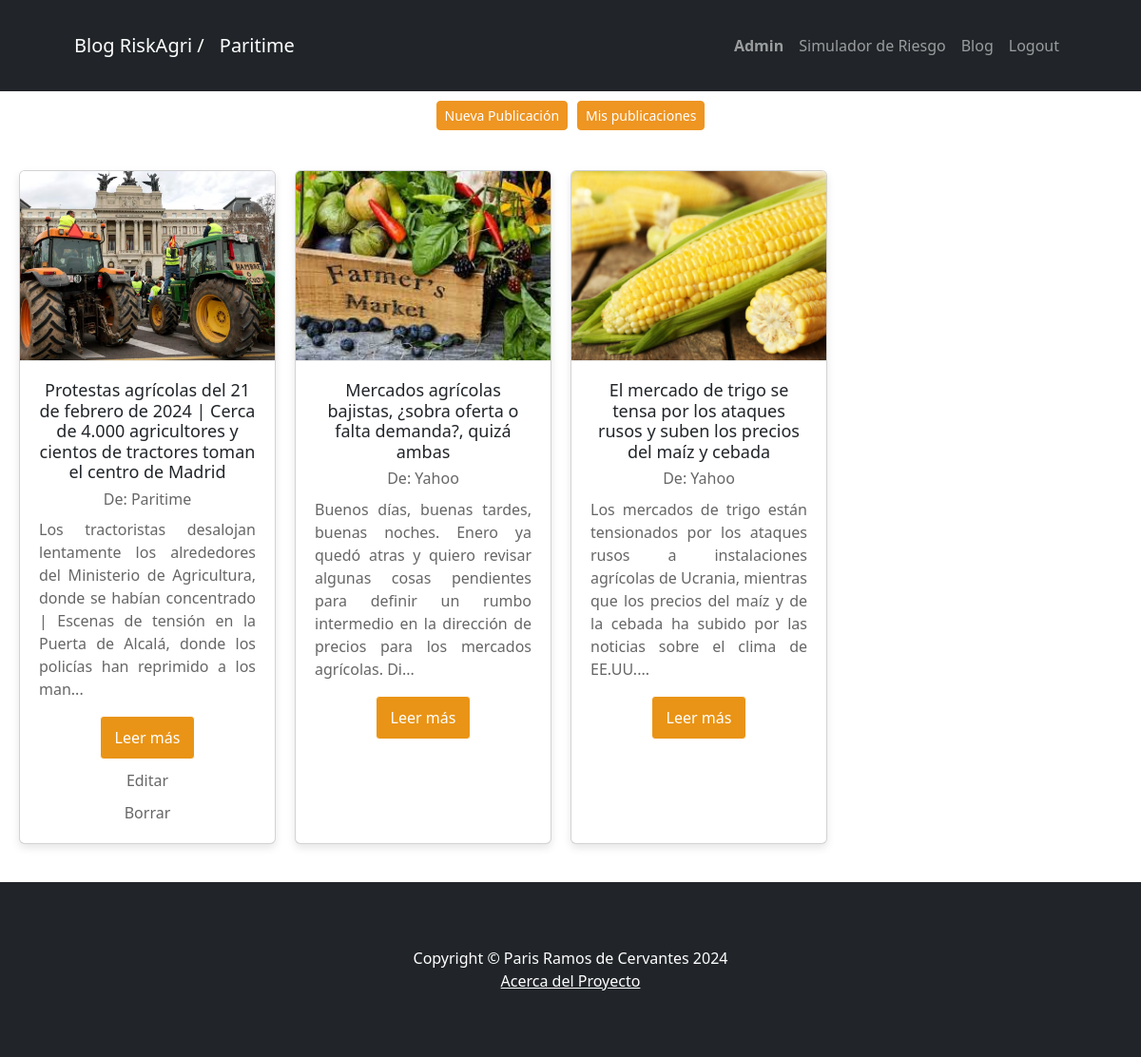
Page /blog/ (signed in) on the committed database.
### App_BlogAgri/models.py (models this page shows, shortened)
class Post(models.Model):
    titulo = models.CharField(max_length=250)
    slug = models.SlugField(
        max_length=250, unique_for_date='publicacion_post', verbose_name='URL amigable')
    autor = models.ForeignKey(
        User, on_delete=models.CASCADE, related_name='blog_posts')
    contenido = models.TextField()
    publicacion_post = models.DateTimeField(default=timezone.now)
    creacion_post = models.DateTimeField(auto_now_add=True)
    actualizacion_post = models.DateTimeField(auto_now=True)
    status_post = models.IntegerField(
        choices=STATUS_CHOICES, verbose_name='Privacidad')
    tema_post = models.CharField(
        max_length=50, choices=TEMAS_AGRICULTURA, default='General', verbose_name='Tema')
    imagen = models.ImageField(upload_to='post_images', blank=True, null=True)
    class Meta:
        ordering = ('-publicacion_post',)

### App_BlogAgri/views.py (the view)
# urls.py: path('blog/', blog, name='blog'),
def blog(request):
    Titulo = 'Blog RiskAgri'
    publicaciones = Post.objects.filter(status_post=1)
    return render(request, 'blog.html', {'posts': publicaciones, 'mensaje': Titulo})

### App_BlogAgri/templates/blog.html (shortened to what this page needs)
{% extends 'base.html' %}.
{% block content1 %}
{% if user.is_authenticated %}
<a class="navbar-brand" href="/inicio">
    {{mensaje}} /
</a>
<a class="navbar-brand" href="/perfil">
{{user}}
</a>
{% else %}
<a class="navbar-brand" href="/inicio">
    {{mensaje}}
</a>`
{% endif %}
{% endblock %}
{% load static %}
{% block content2 %}
<div>
    <div class="button-container">
        <a class="btn btn-primary btn-sm" href="/create_post">Nueva Publicación</a>
        <a class="btn btn-primary btn-sm" href="/blog/user/">Mis publicaciones</a>
    </div>
</div>
{% if posts %}
<div class="card-container">
    {% for post in posts %}
    <div class="card">
        <div class="card-thumbnail">
            {% if post.imagen %}
                <img src="{{ post.imagen.url }}" alt="Imagen del post">
            {% else %}
                <img src="{% static 'assets\stock_marketlike.jpg' %}" alt="Imagen genérica">
            {% endif %}
        </div>
        <div class="card-content">
            <h2>{{ post.titulo }}</h2>
            <h4>De: {{ post.autor }}</h4>
            <p>{{ post.contenido|slice:":200" }}...</p>
            <a href='{% url "post" post.slug %}' class="btn-read-more">Leer más</a>
            {% if user == post.autor %}
                <a href='{% url "edit_post" post.id %}' class="btn-edit">Editar</a>
                <a href='{% url "confirm_delete" post.id %}' class="btn-delete">Borrar</a>
            {% endif %}
        </div>
    </div>
    {% endfor %}
</div>
{% else %}
<div id="post-contenedor" class="blog-post">
    <h2>Sin publicaciones</h2>
</div>
{% endif %}
{% endblock %}

### rows in the picture
Post: imagen (picture), titulo "Protestas agrícolas del 21 de febrero de 2024 | Cerca de 4.000 agricultores y cientos de tractores toman el centro de Madrid", autor "Paritime", contenido "Los tractoristas desalojan lentamente los alrededores del Ministerio de Agricultura, donde se habían concentrado | Escenas de tensión en la Puerta de Alcalá, donde los policías han reprimido a los man", shows "Editar"
Post: imagen (picture), titulo "Mercados agrícolas bajistas, ¿sobra oferta o falta demanda?, quizá ambas", autor "Yahoo", contenido "Buenos días, buenas tardes, buenas noches. Enero ya quedó atras y quiero revisar algunas cosas pendientes para definir un rumbo intermedio en la dirección de precios para los mercados agrícolas. Di"
Post: imagen (picture), titulo "El mercado de trigo se tensa por los ataques rusos y suben los precios del maíz y cebada", autor "Yahoo", contenido "Los mercados de trigo están tensionados por los ataques rusos a instalaciones agrícolas de Ucrania, mientras que los precios del maíz y de la cebada ha subido por las noticias sobre el clima de EE.UU."

### other values in the picture
{{ mensaje }} "Blog RiskAgri"
{{ user }} "Paritime"
